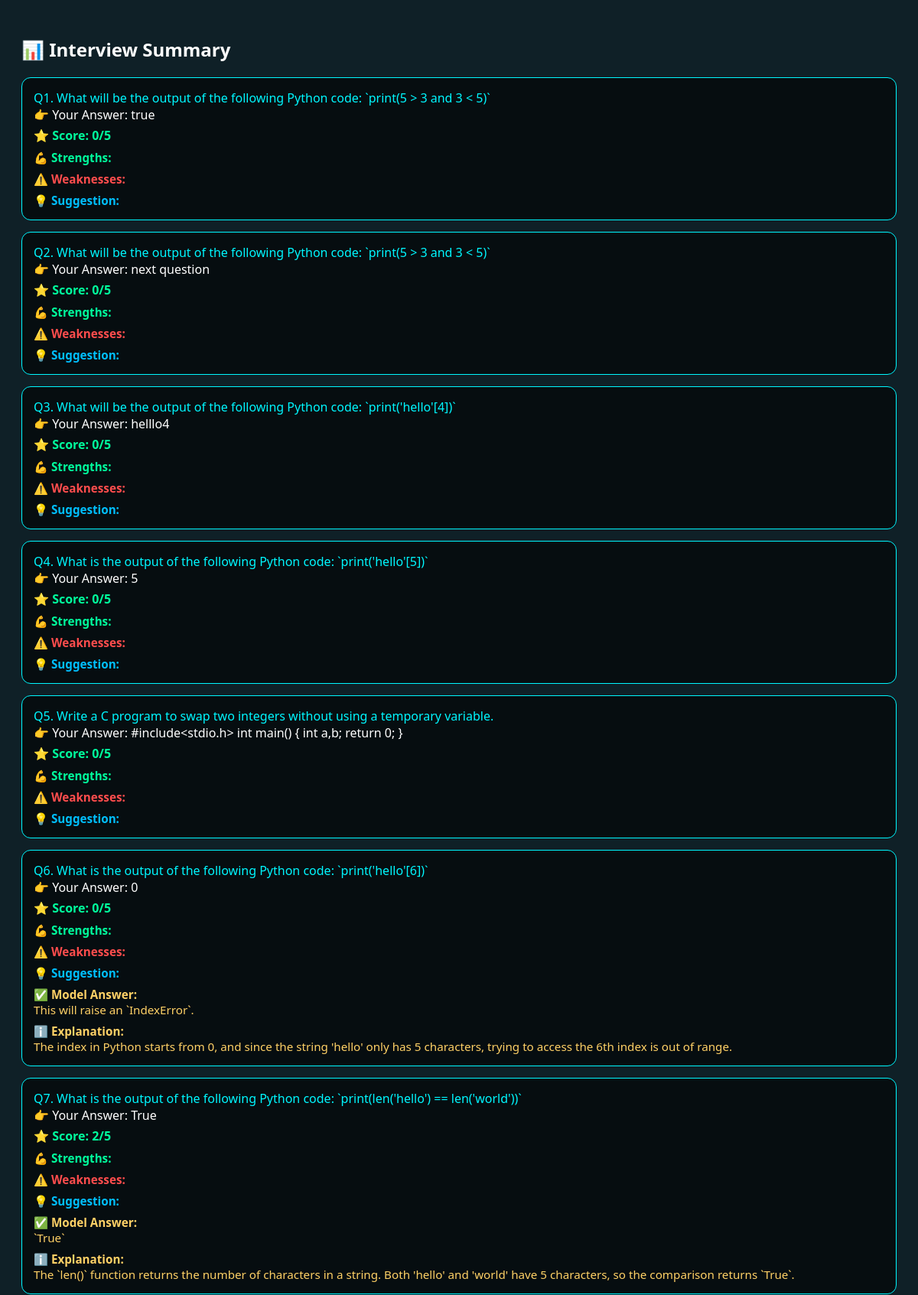
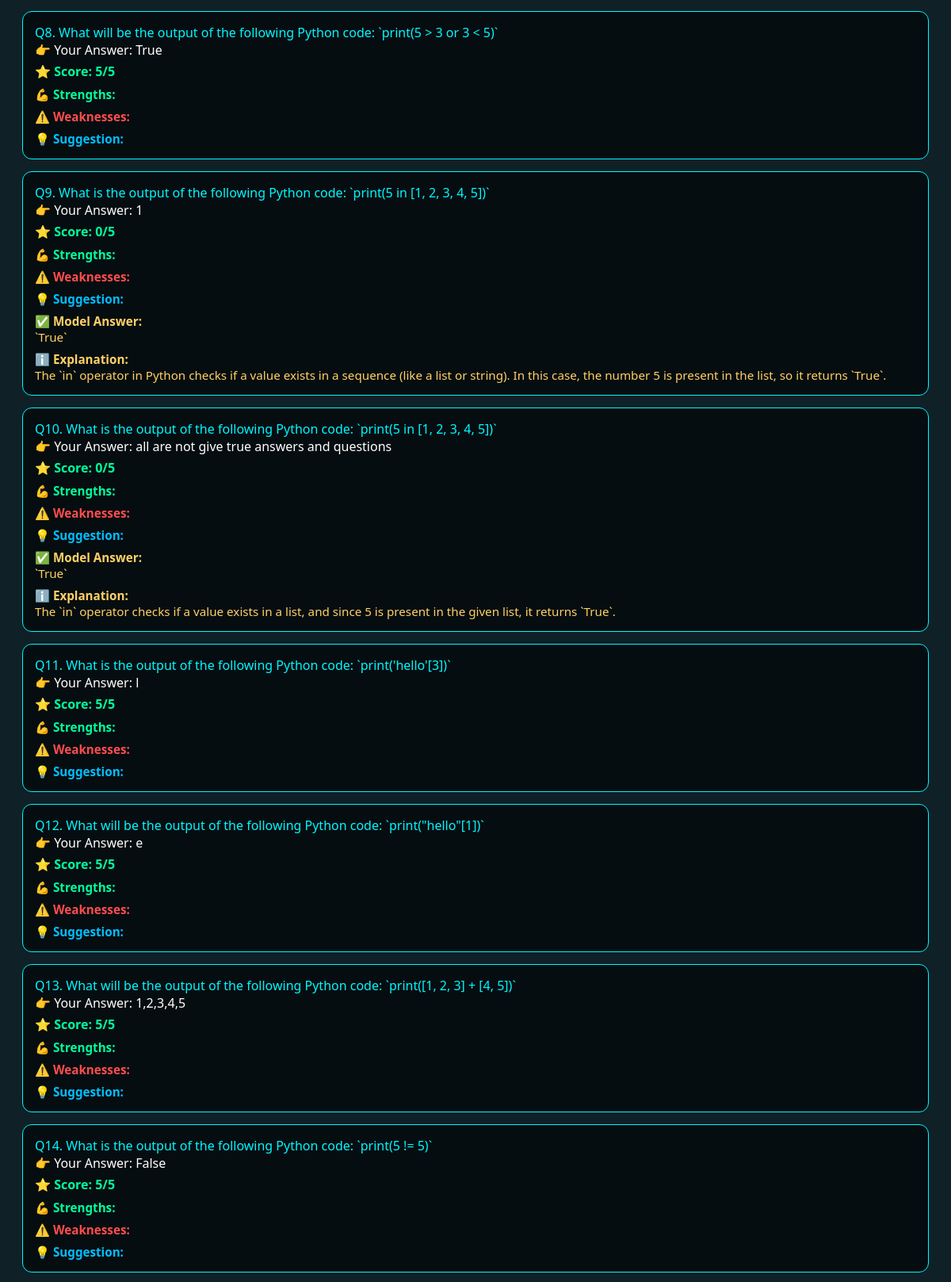
/interview-summary/ (signed in, upper part), run on the app's committed database (2 pictures, top to bottom).
### interview/models.py (models this page shows)
class InterviewAnswer(models.Model):
    user = models.ForeignKey(User, on_delete=models.CASCADE, null=True, blank=True)
    skill = models.CharField(max_length=100)
    level = models.CharField(max_length=50)
    question_text = models.TextField()
    user_answer = models.TextField()
    score = models.IntegerField()
    feedback = models.TextField()
    created_at = models.DateTimeField(auto_now_add=True)
    correct_answer = models.TextField(blank=True, null=True)
    explanation = models.TextField(blank=True, null=True)

### interview/views.py (the view)
# urls.py: path("interview-summary/", interview_summary, name="interview_summary"),
@login_required
def interview_summary(request):
    answers = InterviewAnswer.objects.filter(user=request.user).order_by("created_at")
    return render(request, "interview_summary.html", {"answers": answers})

### templates/interview_summary.html (shortened to what this page needs)
<!DOCTYPE html>
<html>
<head>
</head>
<body>
<h2>📊 Interview Summary</h2>
{% if answers %}
  {% for a in answers %}
    <div class="card">
      <div class="q">Q{{ forloop.counter }}. {{ a.question_text }}</div>
      <div class="a">👉 Your Answer: {{ a.user_answer }}</div>
      <div class="score">⭐ Score: {{ a.score }}/5</div>
      <div class="section strength">
        💪 <b>Strengths:</b><br>
      </div>
      <div class="section weakness">
        ⚠️ <b>Weaknesses:</b><br>
      </div>
      <div class="section suggestion">
        💡 <b>Suggestion:</b><br>
      </div>
      {% if a.correct_answer %}
        <div class="section model">
          ✅ <b>Model Answer:</b><br>
          {{ a.correct_answer }}
        </div>
      {% endif %}
      {% if a.explanation %}
        <div class="section model">
          ℹ️ <b>Explanation:</b><br>
          {{ a.explanation }}
        </div>
      {% endif %}
    </div>
  {% endfor %}
{% else %}
  <p>No interview data found.</p>
{% endif %}
</body>
</html>

### templates/interview_summary.html (style rules this page uses)
body { font-family: 'Segoe UI', sans-serif; background: #0f2027; color: #fff; padding: 20px; }
.card { background: rgba(0,0,0,0.6); padding: 15px; border-radius: 12px; margin-bottom: 15px; border: 1px solid #00f7ff; }
.q { color: #00f7ff; }
.a { color: #fff; }
.score { color: #00ff9d; font-weight: bold; margin-top: 5px; }
.section { margin-top: 8px; font-size: 0.95rem; }
.strength { color: #00ff9d; }
.weakness { color: #ff4d4d; }
.suggestion { color: #00bfff; }
.model { color: #ffd166; }

### data on the page
InterviewAnswer: question_text "What will be the output of the following Python code: `print(5 > 3 and 3 < 5)`", user_answer "true", score "0"
InterviewAnswer: question_text "What will be the output of the following Python code: `print(5 > 3 and 3 < 5)`", user_answer "next question", score "0"
InterviewAnswer: question_text "What will be the output of the following Python code: `print('hello'[4])`", user_answer "helllo4", score "0"
InterviewAnswer: question_text "What is the output of the following Python code: `print('hello'[5])`", user_answer "5", score "0"
InterviewAnswer: question_text "Write a C program to swap two integers without using a temporary variable.", user_answer "#include<stdio.h> int main() { int a,b; return 0; }", score "0"
InterviewAnswer: question_text "What is the output of the following Python code: `print('hello'[6])`", user_answer "0", score "0", correct_answer "This will raise an `IndexError`.", explanation "The index in Python starts from 0, and since the string 'hello' only has 5 characters, trying to access the 6th index is out of range."
InterviewAnswer: question_text "What is the output of the following Python code: `print(len('hello') == len('world'))`", user_answer "True", score "2", correct_answer "`True`", explanation "The `len()` function returns the number of characters in a string. Both 'hello' and 'world' have 5 characters, so the comparison returns `True`."
InterviewAnswer: question_text "What will be the output of the following Python code: `print(5 > 3 or 3 < 5)`", user_answer "True", score "5"
InterviewAnswer: question_text "What is the output of the following Python code: `print(5 in [1, 2, 3, 4, 5])`", user_answer "1", score "0", correct_answer "`True`", explanation "The `in` operator in Python checks if a value exists in a sequence (like a list or string). In this case, the number 5 is present in the list, so it returns `True`."
InterviewAnswer: question_text "What is the output of the following Python code: `print(5 in [1, 2, 3, 4, 5])`", user_answer "all are not give true answers and questions", score "0", correct_answer "`True`", explanation "The `in` operator checks if a value exists in a list, and since 5 is present in the given list, it returns `True`."
InterviewAnswer: question_text "What is the output of the following Python code: `print('hello'[3])`", user_answer "l", score "5"
InterviewAnswer: question_text "What will be the output of the following Python code: `print(\"hello\"[1])`", user_answer "e", score "5"
InterviewAnswer: question_text "What will be the output of the following Python code: `print([1, 2, 3] + [4, 5])`", user_answer "1,2,3,4,5", score "5"
InterviewAnswer: question_text "What is the output of the following Python code: `print(5 != 5)`", user_answer "False", score "5"
